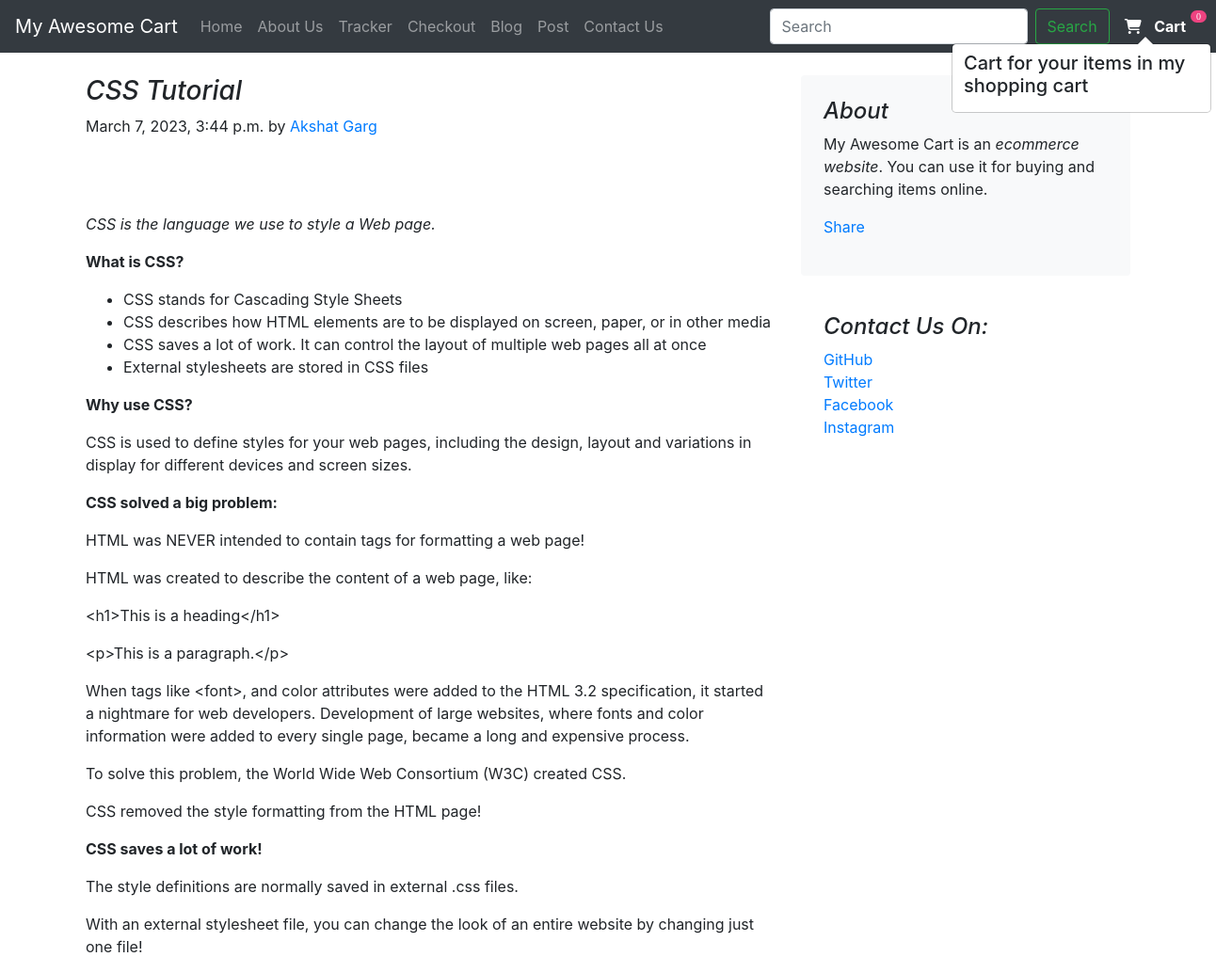
Page /blog/blogpost/19 on the committed database.
### blog/models.py (models this page shows)
class BlogPost(models.Model):
    post_id=models.AutoField(primary_key=True)
    title=models.CharField(max_length=300,default="")
    content=models.CharField(max_length=5000,default="")
    author=models.CharField(max_length=50,default="")
    heading=models.CharField(max_length=130,default="")
    pub_date= models.DateTimeField(default=now)
    thumbnail=models.ImageField(upload_to='blog/images',default="")
    def __str__(self):
        return self.title + ' by ' + self.author

### blog/views.py (the view)
# urls.py: path('blogpost/<int:id>',views.blogpost,name="blogPost")
def blogpost(request,id):
    post=BlogPost.objects.filter(post_id=id)[0]
    print("POSTS: ",post)
    return render(request,"blog/blogpost.html",{'post':post})

### blog/templates/blog/blogpost.html (shortened to what this page needs)
{%extends 'blog/basic.html'%}
{%block body%}
<div class="container">
    <div class="row mt-4">
        <div class="col-md-8 blog-main">
            <h3 class="font-italic">
                {{post.title}}
            </h3>
            <p class="blog-post-meta">{{post.pub_date}} by <a href="#">{{post.author}}</a></p>
            <div class="fb-like" data-href="http://127.0.0.1:8000/blog/blogpost/{{post.post_id}}" data-layout="standard" data-action="like" data-size="large" data-show-faces="false" data-share="true"></div><br><br>
            <div class="blog-post">
                 <p>{{post.content|safe}}</p>
            </div>
        </div>
        <aside class="col-md-4 blog-sidebar">
            <div class="p-4 mb-3 bg-light rounded">
                <h4 class="font-italic">About</h4>
                <p class="mb-0">My Awesome Cart is an <em>ecommerce website</em>. You can use it for buying and searching items online. </p>
                <div class="my-3 fb-share-button" data-href="http://127.0.0.1:8000/blog/blogpost/{{post.post_id}}" data-layout="button_count" data-size="large"><a target="_blank" href="https://www.facebook.com/sharer/sharer.php?u=http%3A%2F%2F127.0.0.1%3A8000%2Fblog%2Fblogpost%2F4&src=sdkpreparse" class="fb-xfbml-parse-ignore">Share</a></div>
            </div>
            <div class="p-4">
                <h4 class="font-italic">Contact Us On: </h4>
                <ol class="list-unstyled">
                    <li><a href="#">GitHub</a></li>
                    <li><a href="#">Twitter</a></li>
                    <li><a href="#">Facebook</a></li>
                    <li><a href="#">Instagram</a></li>
                </ol>
            </div>
        </aside>
    </div>
</div>
{%endblock%}

### rows in the picture
BlogPost: title "CSS Tutorial", pub_date "March 7, 2023, 3:44 p.m.", author "Akshat Garg", content "CSS is the language we use to style a Web page. What is CSS? CSS stands for Cascading Style Sheets CSS describes how HTML elements are to be displayed on screen, paper, or in other media CSS saves a lot of work. It can control the layout of multiple web pages all at once External stylesheets are stored in CSS files Why use CSS? CSS is used to define styles for your web pages, including the design, layout and variations in display for different devices and screen sizes. CSS solved a big problem: HTML was NEVER intended to contain tags for formatting a web page! HTML was created to describe the content of a web page, like: <h1>This is a heading</h1> <p>This is a paragraph.</p> When tags like…"
